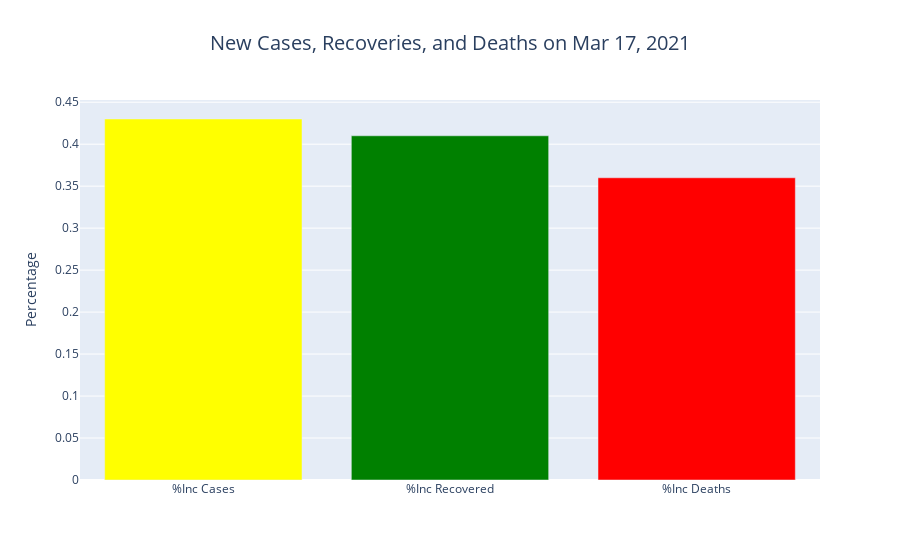

This figure's notebook cell:
### Code cell
pinc_ser = np.round(df[["%Inc Cases", "%Inc Recovered", "%Inc Deaths"]].loc[0], 2)
pinc_df = pd.DataFrame(pinc_ser)
pinc_df.columns = ["Percentage"]

fig = go.Figure()
fig.add_trace(go.Bar(x=pinc_df.index, y=pinc_df['Percentage'], marker_color=["yellow", "green", "red"]))
fig.update_layout(title={'text': f"New Cases, Recoveries, and Deaths on {yesterday_str}", 'x': 0.5,
                         'xanchor': 'center', 'font': {'size': 20}}, yaxis_title="Percentage", xaxis_title="")
fig.show()

### Figure 1 — Plotly figure (JSON) as saved in the notebook; plotly's stock layout.template omitted (floating-point values rounded to 4 significant figures)
{"data": [{"marker": {"color": ["yellow", "green", "red"]}, "type": "bar", "x": ["%Inc Cases", "%Inc Recovered", "%Inc Deaths"], "y": [0.43, 0.41, 0.36]}], "layout": {"title": {"font": {"size": 20}, "text": "New Cases, Recoveries, and Deaths on Mar 17, 2021", "x": 0.5, "xanchor": "center"}, "xaxis": {"title": {"text": ""}}, "yaxis": {"title": {"text": "Percentage"}}}}
